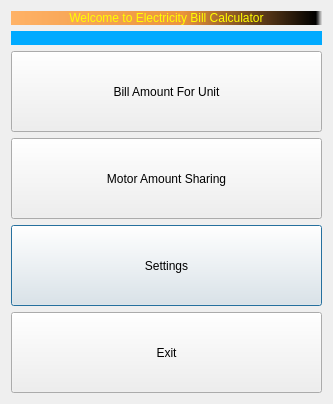
<?xml version="1.0" encoding="UTF-8"?>
<ui version="4.0">
 <class>dlgMain</class>
 <widget class="QDialog" name="dlgMain">
  <property name="geometry">
   <rect>
    <x>0</x>
    <y>0</y>
    <width>333</width>
    <height>404</height>
   </rect>
  </property>
  <property name="sizePolicy">
   <sizepolicy hsizetype="Expanding" vsizetype="Expanding">
    <horstretch>0</horstretch>
    <verstretch>0</verstretch>
   </sizepolicy>
  </property>
  <property name="windowTitle">
   <string>dlgMain</string>
  </property>
  <layout class="QGridLayout" name="gridLayout">
   <item row="6" column="0">
    <widget class="QPushButton" name="cmdSettings">
     <property name="sizePolicy">
      <sizepolicy hsizetype="Expanding" vsizetype="Expanding">
       <horstretch>0</horstretch>
       <verstretch>0</verstretch>
      </sizepolicy>
     </property>
     <property name="text">
      <string>Settings</string>
     </property>
    </widget>
   </item>
   <item row="7" column="0">
    <widget class="QPushButton" name="cmdExit">
     <property name="sizePolicy">
      <sizepolicy hsizetype="Expanding" vsizetype="Expanding">
       <horstretch>0</horstretch>
       <verstretch>0</verstretch>
      </sizepolicy>
     </property>
     <property name="text">
      <string>Exit</string>
     </property>
    </widget>
   </item>
   <item row="5" column="0">
    <widget class="QPushButton" name="cmdWaterMotor">
     <property name="sizePolicy">
      <sizepolicy hsizetype="Expanding" vsizetype="Expanding">
       <horstretch>0</horstretch>
       <verstretch>0</verstretch>
      </sizepolicy>
     </property>
     <property name="text">
      <string>Motor Amount Sharing</string>
     </property>
    </widget>
   </item>
   <item row="4" column="0">
    <widget class="QPushButton" name="cmdGlobalCalc">
     <property name="sizePolicy">
      <sizepolicy hsizetype="Expanding" vsizetype="Expanding">
       <horstretch>0</horstretch>
       <verstretch>0</verstretch>
      </sizepolicy>
     </property>
     <property name="text">
      <string>Bill Amount For Unit</string>
     </property>
    </widget>
   </item>
   <item row="0" column="0">
    <widget class="QLabel" name="label_4">
     <property name="sizePolicy">
      <sizepolicy hsizetype="Preferred" vsizetype="Fixed">
       <horstretch>0</horstretch>
       <verstretch>0</verstretch>
      </sizepolicy>
     </property>
     <property name="styleSheet">
      <string notr="true">background-color: qlineargradient(spread:pad, x1:0, y1:0, x2:1, y2:0, stop:0 rgba(255, 178, 102, 255), stop:0.55 rgba(235, 148, 61, 255), stop:0.98 rgba(0, 0, 0, 255), stop:1 rgba(0, 0, 0, 0));
font: 20pt &quot;DejaVu Sans&quot;;
color: rgb(255, 255, 0);</string>
     </property>
     <property name="text">
      <string>Welcome to Electricity Bill Calculator</string>
     </property>
     <property name="alignment">
      <set>Qt::AlignCenter</set>
     </property>
     <property name="wordWrap">
      <bool>true</bool>
     </property>
    </widget>
   </item>
   <item row="2" column="0" rowspan="2">
    <widget class="QLabel" name="label">
     <property name="styleSheet">
      <string notr="true">background-color: rgb(0, 170, 255);</string>
     </property>
     <property name="text">
      <string/>
     </property>
     <property name="pixmap">
      <pixmap resource="imgresource.qrc">:/new/prefix1/1443178277_06_calculator.png</pixmap>
     </property>
     <property name="alignment">
      <set>Qt::AlignCenter</set>
     </property>
    </widget>
   </item>
  </layout>
 </widget>
 <layoutdefault spacing="6" margin="11"/>
 <resources>
  <include location="imgresource.qrc"/>
 </resources>
 <connections/>
</ui>
